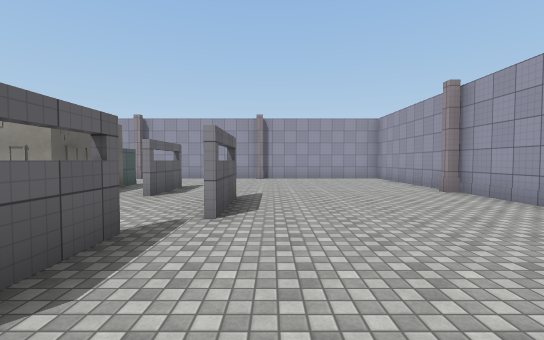
[1] (above)

17 first-person views from a walk through a 3-D level made in the Unity game engine. The camera is 1.5 m above the floor, tilts 2° down and sees 90° across. The floor is counted in squares, 2 m on a side. Each view is taken from the middle of a square. On the plan, view 1 faces up. The plan holds only what a view shows up to about 10 squares ahead; the rest is blank. Surface patterns are stand-ins for the level's own textures.

[2]
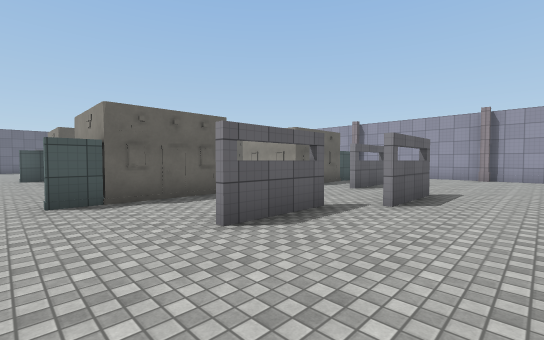

[3]
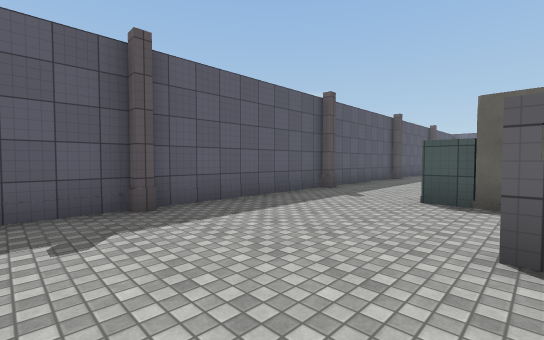

[4]
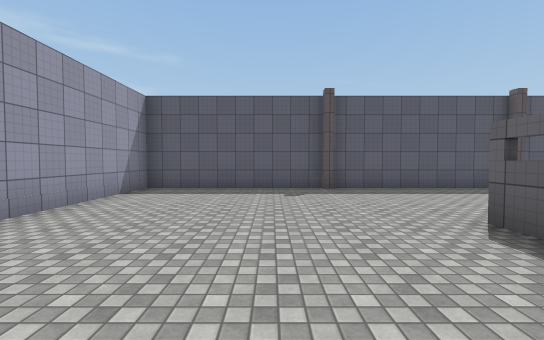

[5]
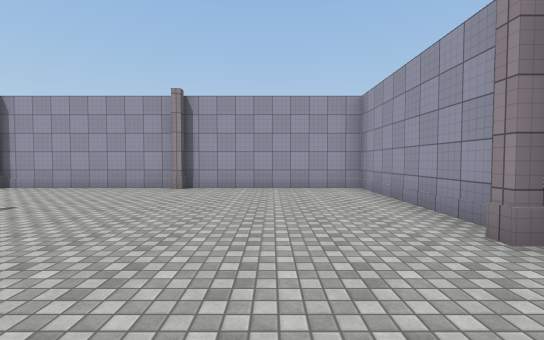

[6]
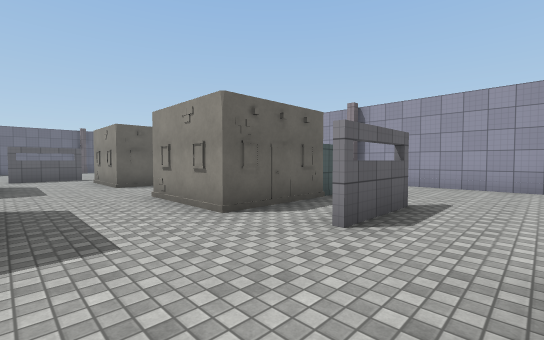

[7]
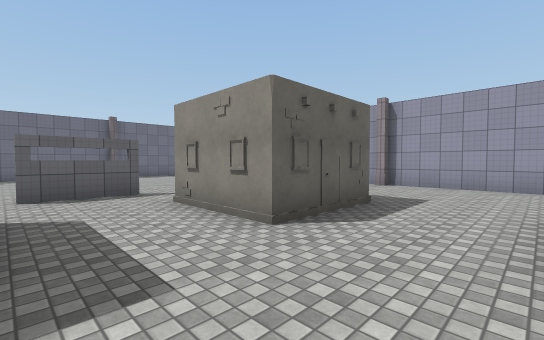

[8]
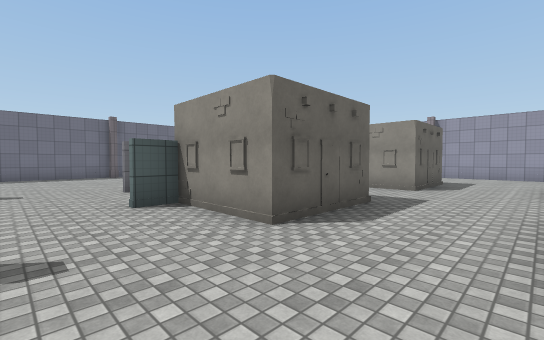

[9]
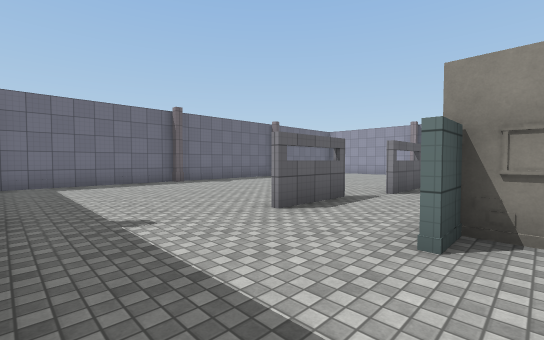

[10]
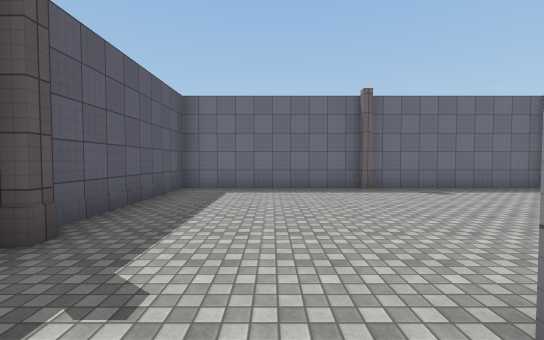

[11]
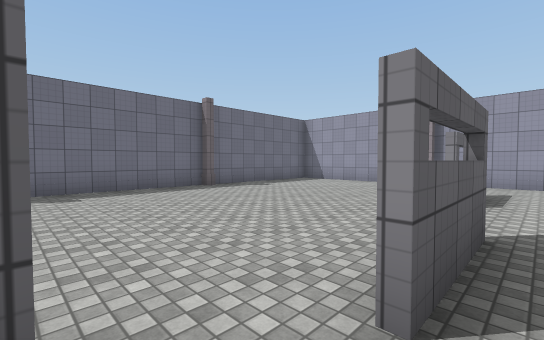

[12]
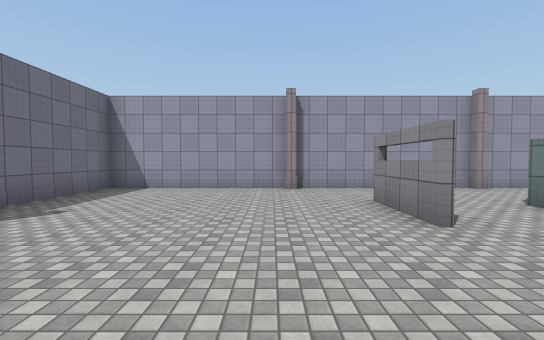

[13]
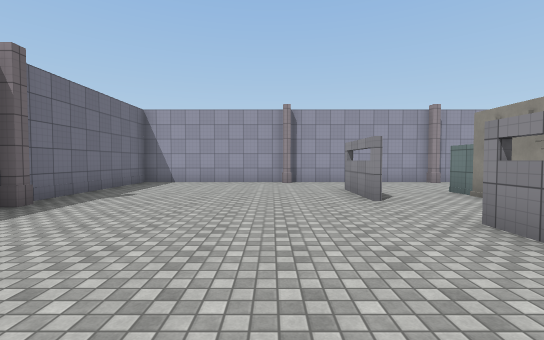

[14]
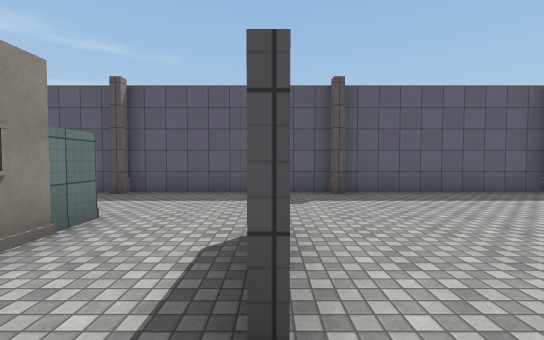

[15]
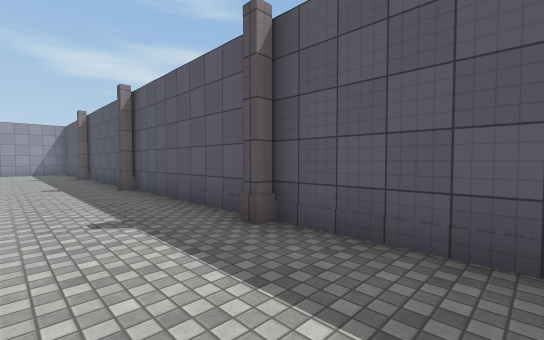

[16]
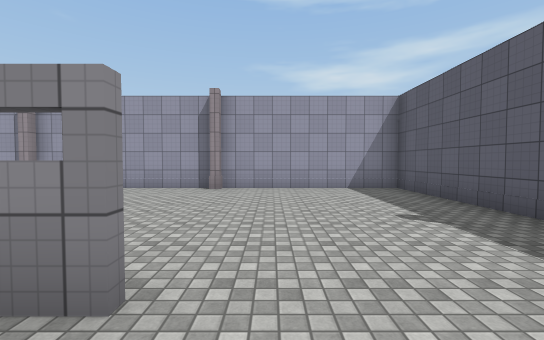

[17]
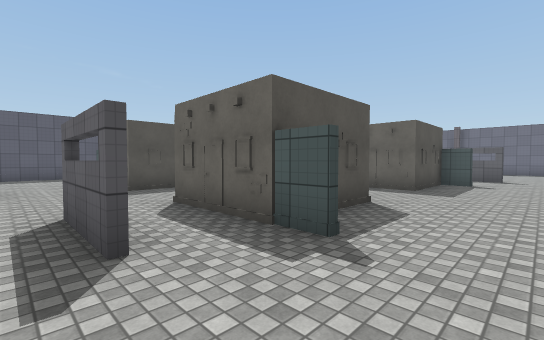

### Floor plan
Points are (right, up) in squares from view 1. A wall is a line through its corners. A room is listed if a view was taken in it or the views show most of it. See-through windows are left out.
Room 1 (views 1, 2, 3, 4, 5, 6, 7, 8, 9, 10, 11, 12, 13, 14, 15, 16, 17)
walls: (-11.7, 7.8) (-11.7, 8.6); (-4.3, 0.2) (-4.3, -0.6); (-13.5, 4.4) (-13.5, 5.2); (-13.4, 5.2) (-13.4, 3.1); (-11.6, 8.6) (-11.6, 7.8); (-4.3, 8.6) (-4.3, 7.8); (-13.9, 2.1) (-13.9, 0); (-1.6, 2.9) (-1.6, 0.8); (-2.6, 7.8) (-2.6, 5.6); (-14.1, 7) (-14.1, 9.1); (-1.7, 0.8) (-1.7, 1.4); (-10.2, 11.1) (-10.8, 11.1); (-0.7, 5.5) (-0.7, 3.4); (-7, 11.4) (-15.4, 11.4); (-10.2, -3.4) (-0.6, -3.4); (-13.9, 9.1) (-13.9, 7); (-5.6, -3.5) (-5.6, -3); (-0.8, -3.1) (-0.4, -3.1) (-0.4, -3.4) (4.4, -3.4) (4.4, 1.4); (-0.6, 11.4) (-5.5, 11.4); (-15.5, -3.4) (-10.6, -3.4) (-10.6, -3.1) (-10.2, -3.1); (-15.8, -3.1) (-15.2, -3.1); (-0.2, 11.1) (-0.8, 11.1); (-15.6, 11.4) (-20.4, 11.4) (-20.4, 6.8); (-20.1, 1.8) (-20.1, 1.2); (-20.1, 6.8) (-20.1, 6.2); (4.1, 1.2) (4.1, 1.8); (4.4, 1.6) (4.4, 6.4) (4.1, 6.4) (4.1, 6.8); (-20.4, 1.5) (-20.4, -3.4) (-15.6, -3.4); (-20.4, 6.5) (-20.4, 1.6); (4.4, 6.9) (4.4, 11.4) (-0.4, 11.4)
objects: building (-11, 0); building (-11, 5); building (-6, 0); building (-6, 5)

Where each view was taken, in squares from view 1:
view 1: 0 up, 0 right, facing up
view 2: 1 down, 1 right, facing up-left
view 3: 1 up, 1 right, facing down-left
view 4: 4 up, 1 right, facing down
view 5: 4 up, 2 right, facing up
view 6: 3 up, 1 left, facing up-left
view 7: 3 up, 7 left, facing up-left
view 8: 2 down, 7 left, facing up-left
view 9: 3 down, 11 left, facing up-left
view 10: 1 down, 13 left, facing left
view 11: 2 up, 13 left, facing up-left
view 12: 4 up, 16 left, facing up
view 13: 2 up, 16 left, facing up
view 14: 3 up, 14 left, facing down
view 15: 1 down, 13 left, facing down-right
view 16: 0 up, 3 left, facing right
view 17: 10 up, 2 left, facing down-left
